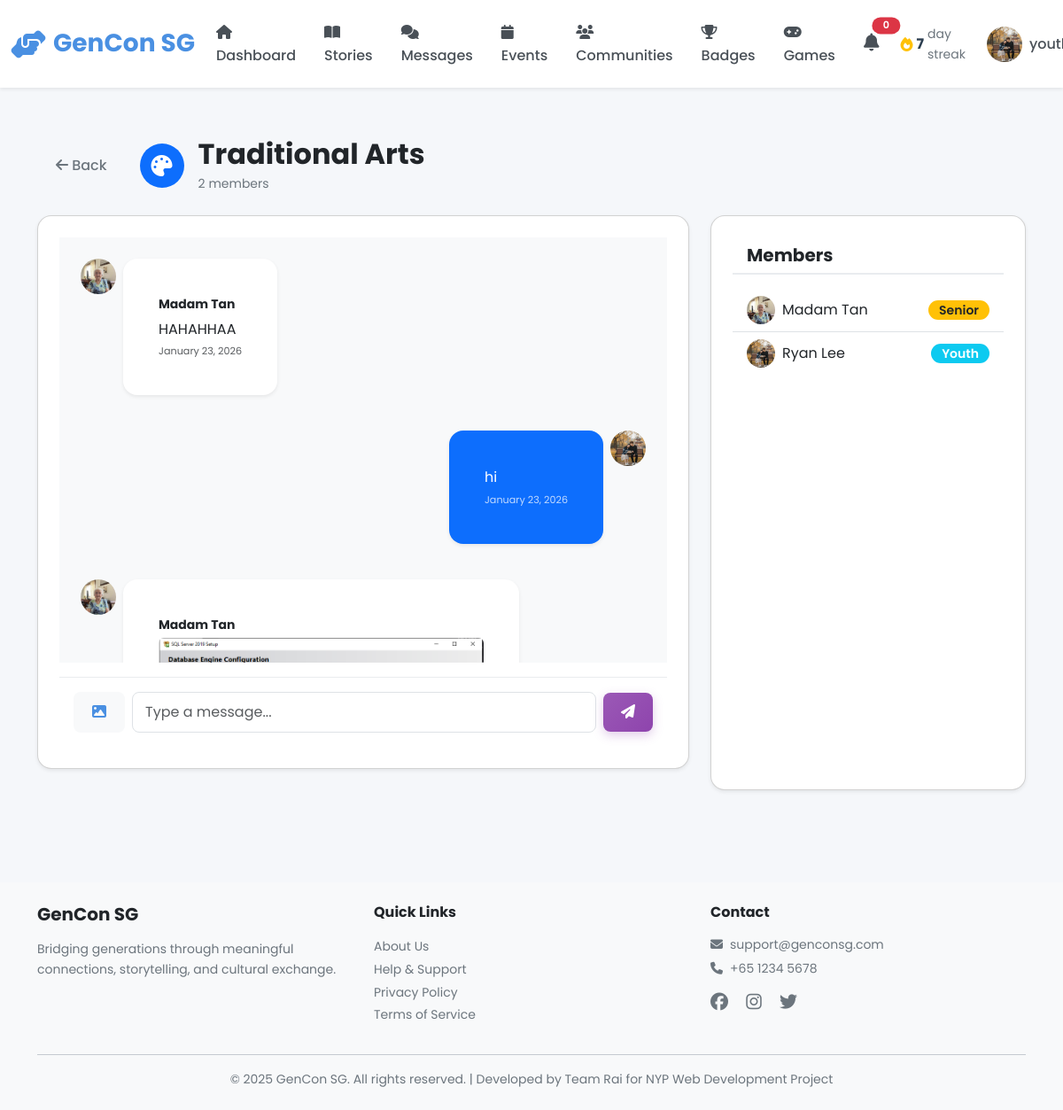
Page /youth/communities/1 (signed in) on the committed database.
### models.py (models this page shows, shortened)
class Community(db.Model):
    __tablename__ = 'communities'
    id = db.Column(db.Integer, primary_key=True)
    name = db.Column(db.String(100), nullable=False, unique=True)
    type = db.Column(db.String(20), nullable=False)  # Story, Hobby, Learning
    description = db.Column(db.Text)
    rules = db.Column(db.Text)
    icon = db.Column(db.String(50), default='fas fa-users')
    banner_class = db.Column(db.String(50), default='default')
    tags = db.Column(db.String(255))  # Comma separated tags
    photo_url = db.Column(db.String(255))
    member_count = db.Column(db.Integer, default=0)
    created_by = db.Column(db.Integer, db.ForeignKey('users.id'), nullable=False)
    created_at = db.Column(db.DateTime, default=datetime.utcnow, nullable=False)
    creator = db.relationship('User')
    members = db.relationship('CommunityMember', back_populates='community',
                             lazy='dynamic', cascade='all, delete-orphan')
    posts = db.relationship('CommunityPost', back_populates='community',
                           lazy='dynamic', cascade='all, delete-orphan')

class CommunityPost(db.Model):
    __tablename__ = 'community_posts'
    id = db.Column(db.Integer, primary_key=True)
    community_id = db.Column(db.Integer, db.ForeignKey('communities.id'), nullable=False, index=True)
    user_id = db.Column(db.Integer, db.ForeignKey('users.id'), nullable=False, index=True)
    content = db.Column(db.Text, nullable=True)
    photo_url = db.Column(db.String(255))
    created_at = db.Column(db.DateTime, default=datetime.utcnow, nullable=False)
    community = db.relationship('Community', back_populates='posts')
    user = db.relationship('User')

class User(db.Model):
    __tablename__ = 'users'
    id = db.Column(db.Integer, primary_key=True)
    username = db.Column(db.String(80), unique=True, nullable=False, index=True)
    password_hash = db.Column(db.String(255), nullable=False)
    email = db.Column(db.String(120), unique=True, nullable=False, index=True)
    full_name = db.Column(db.String(120), nullable=False)
    phone = db.Column(db.String(20))
    age = db.Column(db.Integer, nullable=False)
    bio = db.Column(db.Text)  # User biography
    school = db.Column(db.String(255))  # School or organization for youth
    role = db.Column(db.String(20), nullable=False)  # 'senior', 'youth', or 'admin'
    profile_picture = db.Column(db.String(255), default='images/default-avatar.png')
    disable_reason = db.Column(db.Text)
    interests_json = db.Column(db.Text)  # Stores interests as JSON array
    languages_json = db.Column(db.Text)  # Stores languages as JSON array
    accessibility_settings_json = db.Column(db.Text)  # Stores settings as JSON object
    created_at = db.Column(db.DateTime, default=datetime.utcnow, nullable=False)
    last_active = db.Column(db.DateTime, default=datetime.utcnow, nullable=False)
    is_active = db.Column(db.Boolean, default=True)
    stories = db.relationship('Story', back_populates='user', lazy='dynamic')
    sent_messages = db.relationship('Message', foreign_keys='Message.sender_id',
                                   back_populates='sender', lazy='dynamic')
    received_messages = db.relationship('Message', foreign_keys='Message.recipient_id',
                                       back_populates='recipient', lazy='dynamic')
    senior_pairs = db.relationship('Pair', foreign_keys='Pair.senior_id',
                                   back_populates='senior', lazy='dynamic')
    youth_pairs = db.relationship('Pair', foreign_keys='Pair.youth_id',
                                 back_populates='youth', lazy='dynamic')
    streak = db.relationship('Streak', back_populates='user', uselist=False)
    badges = db.relationship('Badge', back_populates='user', lazy='dynamic')
    checkins = db.relationship('Checkin', back_populates='user', lazy='dynamic')
    @property
    def interests(self):
        """Get interests as Python list from JSON string."""
        if self.interests_json:
            return json.loads(self.interests_json)
        return []
    @interests.setter
    def interests(self, value):
        """Set interests from Python list, store as JSON string."""
        self.interests_json = json.dumps(value)
    @property
    def languages(self):
        """Get languages as Python list from JSON string."""
        if self.languages_json:
            return json.loads(self.languages_json)
        return []
    @languages.setter
    def languages(self, value):
        """Set languages from Python list, store as JSON string."""
        self.languages_json = json.dumps(value)
    @property
    def accessibility_settings(self):
        """Get accessibility settings as Python dict from JSON string."""
        if self.accessibility_settings_json:
            return json.loads(self.accessibility_settings_json)
        return {}

class CommunityMember(db.Model):
    __tablename__ = 'community_members'
    id = db.Column(db.Integer, primary_key=True)
    community_id = db.Column(db.Integer, db.ForeignKey('communities.id'), nullable=False, index=True)
    user_id = db.Column(db.Integer, db.ForeignKey('users.id'), nullable=False, index=True)
    joined_at = db.Column(db.DateTime, default=datetime.utcnow, nullable=False)
    last_viewed_at = db.Column(db.DateTime, default=datetime.utcnow)
    community = db.relationship('Community', back_populates='members')
    user = db.relationship('User')
    __table_args__ = (db.UniqueConstraint('community_id', 'user_id', name='unique_community_user'),)

### blueprints/youth.py (the view)
@youth_bp.route('/communities/<int:community_id>')
@login_required
def view_community(community_id):
    community = Community.query.get_or_404(community_id)
    user_id = session['user_id']
    member = CommunityMember.query.filter_by(
        community_id=community_id,
        user_id=user_id
    ).first()
    if not member:
        flash('You must join this community to view the chat.', 'warning')
        return redirect(url_for('youth.communities'))
    member.last_viewed_at = datetime.utcnow()
    db.session.commit()
    posts = CommunityPost.query.filter_by(community_id=community_id)\
        .order_by(CommunityPost.created_at.asc()).all()
    members = community.members.all()
    return render_template('youth/community_chat.html', community=community, posts=posts, user_id=user_id, members=members)

### app.py (called while the page is built)
@app.context_processor
def inject_user():
    user_streak = 0
    if 'user_id' in session:
        from models import Streak
        streak = Streak.query.filter_by(user_id=session['user_id']).first()
        if streak:
            user_streak = streak.current_streak
    return dict(session=session, user_streak=user_streak)

@app.after_request
def add_security_headers(response):
    csp = (
        "default-src 'self'; "
        "script-src 'self' 'unsafe-inline' 'unsafe-eval' blob: https://cdn.jsdelivr.net https://cdnjs.cloudflare.com; "
        "style-src 'self' 'unsafe-inline' https://cdn.jsdelivr.net https://cdnjs.cloudflare.com https://fonts.googleapis.com; "
        "font-src 'self' https://cdnjs.cloudflare.com https://fonts.gstatic.com; "
        "img-src 'self' data: blob: https:; "
        "connect-src 'self' ws: wss: https://cdn.jsdelivr.net https://cdnjs.cloudflare.com; "
        "worker-src 'self' blob:;"
    )
    response.headers['Content-Security-Policy'] = csp
    return response

@app.template_filter('timeago')
def timeago_filter(date):
    from datetime import datetime
    now = datetime.utcnow()
    diff = now - date
    seconds = diff.total_seconds()
    if seconds < 60:
        return 'Just now'
    elif seconds < 3600:
        minutes = int(seconds / 60)
        return f'{minutes} minute{"s" if minutes != 1 else ""} ago'
    elif seconds < 86400:
        hours = int(seconds / 3600)
        return f'{hours} hour{"s" if hours != 1 else ""} ago'
    elif seconds < 604800:
        days = int(seconds / 86400)
        return f'{days} day{"s" if days != 1 else ""} ago'
    else:
        return (date + timedelta(hours=8)).strftime('%B %d, %Y')

@app.template_filter('fix_pfp')
def fix_pfp_filter(path):
    if not path:
        return 'images/default-avatar.png'
    if path.startswith('images/'):
        return path
    if path.startswith('http'):
        return path
    return f'images/{path}'

### blueprints/youth.py (called while the page is built)
def login_required(f):
    @wraps(f)
    def decorated_function(*args, **kwargs):
        if 'user_id' not in session:
            flash('Please login to access this page', 'warning')
            return redirect(url_for('auth.login', role='youth'))
        if session.get('role') != 'youth':
            flash('Access denied. Youth account required.', 'danger')
            return redirect(url_for('index'))
        return f(*args, **kwargs)
    return decorated_function

### templates/youth/community_chat.html (shortened to what this page needs)
{% extends "base.html" %}
{% block body_class %}youth-dashboard{% endblock %}
{% block content %}
<div class="container py-4">
    <div class="d-flex align-items-center mb-4">
        <a href="{{ url_for('youth.communities') }}" class="btn btn-outline-secondary me-3">
            <i class="fas fa-arrow-left"></i> Back
        </a>
        <div class="d-flex align-items-center">
            <div class="rounded-circle bg-primary text-white d-flex align-items-center justify-content-center me-3" style="width: 50px; height: 50px; font-size: 1.5rem;">
                <i class="{{ community.icon }}"></i>
            </div>
            <div>
                <h2 class="mb-0">{{ community.name }}</h2>
                <small class="text-muted">{{ community.member_count }} members</small>
            </div>
        </div>
    </div>
    <div class="row">
        <div class="col-lg-8">
            <div class="card shadow-sm">
                <div class="card-body p-0">
                    <div id="chat-messages" class="p-4" style="height: 60vh; overflow-y: auto; background-color: #f8f9fa;">
                        {% for post in posts %}
                            <div class="d-flex mb-3 {% if post.user_id == user_id %}justify-content-end{% endif %}">
                                {% if post.user_id != user_id %}
                                    <a href="{{ url_for('youth.public_profile', user_id=post.user_id) }}">
                                        <img src="{{ url_for('static', filename=post.user.profile_picture|fix_pfp) }}" class="rounded-circle me-2" style="width: 40px; height: 40px; object-fit: cover;">
                                    </a>
                                {% endif %}
                                <div class="card border-0 shadow-sm" style="max-width: 70%; {% if post.user_id == user_id %}background-color: #0d6efd; color: white;{% else %}background-color: white;{% endif %}">
                                    <div class="card-body p-3">
                                        {% if post.user_id != user_id %}
                                            <a href="{{ url_for('youth.public_profile', user_id=post.user_id) }}" class="text-decoration-none text-dark">
                                                <small class="fw-bold d-block mb-1">{{ post.user.full_name }}</small>
                                            </a>
                                        {% endif %}
                                        {% if post.photo_url %}
                                            <img src="{{ url_for('static', filename=post.photo_url) }}" class="img-fluid rounded mb-2">
                                        {% endif %}
                                        {% if post.content %}
                                            <p class="mb-0">{{ post.content }}</p>
                                        {% endif %}
                                        <small class="d-block mt-1 opacity-75 text-end" style="font-size: 0.7rem;">
                                            {{ post.created_at|timeago }}
                                        </small>
                                    </div>
                                </div>
                                {% if post.user_id == user_id %}
                                    <img src="{{ url_for('static', filename=post.user.profile_picture|fix_pfp) }}" class="rounded-circle ms-2" style="width: 40px; height: 40px; object-fit: cover;">
                                {% endif %}
                            </div>
                        {% endfor %}
                    </div>
                    <div class="card-footer bg-white p-3">
                        <form id="chat-form" class="d-flex align-items-center">
                            <button type="button" class="btn btn-light me-2" onclick="document.getElementById('photo-upload').click()">
                                <i class="fas fa-image text-primary"></i>
                            </button>
                            <input type="text" id="message-input" class="form-control me-2" placeholder="Type a message..." autocomplete="off">
                            <button type="submit" class="btn btn-primary">
                                <i class="fas fa-paper-plane"></i>
                            </button>
                        </form>
                    </div>
                </div>
            </div>
        </div>
        <div class="col-lg-4 d-none d-lg-block">
            <div class="card shadow-sm h-100">
                <div class="card-header bg-white">
                    <h5 class="mb-0">Members</h5>
                </div>
                <div class="card-body p-0" style="max-height: 70vh; overflow-y: auto;">
                    <ul class="list-group list-group-flush">
                        {% for member in members %}
                            <li class="list-group-item d-flex align-items-center">
                                <a href="{{ url_for('youth.public_profile', user_id=member.user_id) }}" class="d-flex align-items-center text-decoration-none text-dark w-100">
                                    <img src="{{ url_for('static', filename=member.user.profile_picture|fix_pfp) }}" class="rounded-circle me-2" style="width: 32px; height: 32px; object-fit: cover;">
                                    <span>{{ member.user.full_name }}</span>
                                </a>
                                {% if member.user.role == 'senior' %}
                                    <span class="badge bg-warning text-dark ms-auto">Senior</span>
                                {% else %}
                                    <span class="badge bg-info text-white ms-auto">Youth</span>
                                {% endif %}
                            </li>
                        {% endfor %}
                    </ul>
                </div>
            </div>
        </div>
    </div>
</div>
{% endblock %}

### static/css/youth.css (style rules this page uses)
:root { --youth-primary: #9B59B6; --youth-primary-hover: #8E44AD; --youth-secondary: #3498DB; --youth-accent: #E74C3C; --youth-bg: #F5F7FA; --youth-text: #2C3E50; --youth-card-bg: #FFFFFF; }
body[data-role="youth"][data-theme="light"] { --youth-primary: #9B59B6; --youth-secondary: #3498DB; --youth-bg: #F5F7FA; --youth-text: #2C3E50; --youth-card-bg: #FFFFFF; background-color: var(--youth-bg); color: var(--youth-text); }
body[data-role="youth"] { font-size: 16px; line-height: 1.6; }
body[data-role="youth"] .btn-primary { background: linear-gradient(135deg, var(--youth-primary) 0%, var(--youth-primary-hover) 100%); border: none; box-shadow: 0 4px 12px rgba(155, 89, 182, 0.3); transition: all 0.3s ease; }

### rows in the picture
Community: name "Traditional Arts", member_count "2"
CommunityPost: profile_picture (picture), user.full_name "Madam Tan", content "HAHAHHAA", created_at "January 23, 2026"
CommunityPost: content "hi", created_at "January 23, 2026", profile_picture (picture)
CommunityPost: profile_picture (picture), user.full_name "Madam Tan", photo_url (picture)
CommunityMember: profile_picture (picture), user.full_name "Madam Tan", shows "Senior"
CommunityMember: profile_picture (picture), user.full_name "Ryan Lee", shows "Youth"

### other values in the picture
{{ user_streak|default(0) }} "7"
